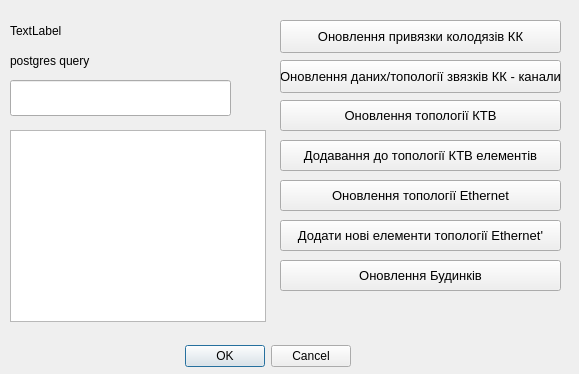
<?xml version="1.0" encoding="UTF-8"?>
<ui version="4.0">
 <class>pgConnectorDialogBase</class>
 <widget class="QDialog" name="pgConnectorDialogBase">
  <property name="geometry">
   <rect>
    <x>0</x>
    <y>0</y>
    <width>579</width>
    <height>374</height>
   </rect>
  </property>
  <property name="windowTitle">
   <string>pg connector</string>
  </property>
  <widget class="QDialogButtonBox" name="button_box">
   <property name="geometry">
    <rect>
     <x>160</x>
     <y>340</y>
     <width>191</width>
     <height>32</height>
    </rect>
   </property>
   <property name="orientation">
    <enum>Qt::Horizontal</enum>
   </property>
   <property name="standardButtons">
    <set>QDialogButtonBox::Cancel|QDialogButtonBox::Ok</set>
   </property>
  </widget>
  <widget class="QPushButton" name="cableChannelPitsDataUpdate">
   <property name="geometry">
    <rect>
     <x>280</x>
     <y>20</y>
     <width>281</width>
     <height>33</height>
    </rect>
   </property>
   <property name="font">
    <font>
     <pointsize>10</pointsize>
    </font>
   </property>
   <property name="text">
    <string>Оновлення привязки колодязів КК</string>
   </property>
  </widget>
  <widget class="QLabel" name="label">
   <property name="geometry">
    <rect>
     <x>10</x>
     <y>10</y>
     <width>171</width>
     <height>41</height>
    </rect>
   </property>
   <property name="text">
    <string>TextLabel</string>
   </property>
  </widget>
  <widget class="QLineEdit" name="lineEdit">
   <property name="geometry">
    <rect>
     <x>10</x>
     <y>80</y>
     <width>221</width>
     <height>36</height>
    </rect>
   </property>
  </widget>
  <widget class="QListWidget" name="listWidget">
   <property name="geometry">
    <rect>
     <x>10</x>
     <y>130</y>
     <width>256</width>
     <height>192</height>
    </rect>
   </property>
  </widget>
  <widget class="QPushButton" name="cableChannelChannelDataUpdate">
   <property name="geometry">
    <rect>
     <x>280</x>
     <y>60</y>
     <width>281</width>
     <height>33</height>
    </rect>
   </property>
   <property name="sizePolicy">
    <sizepolicy hsizetype="Minimum" vsizetype="Fixed">
     <horstretch>0</horstretch>
     <verstretch>0</verstretch>
    </sizepolicy>
   </property>
   <property name="font">
    <font>
     <pointsize>10</pointsize>
     <underline>false</underline>
     <strikeout>false</strikeout>
    </font>
   </property>
   <property name="contextMenuPolicy">
    <enum>Qt::DefaultContextMenu</enum>
   </property>
   <property name="acceptDrops">
    <bool>false</bool>
   </property>
   <property name="layoutDirection">
    <enum>Qt::LeftToRight</enum>
   </property>
   <property name="text">
    <string>Оновлення даних/топології звязків КК - канали</string>
   </property>
   <property name="autoDefault">
    <bool>true</bool>
   </property>
   <property name="flat">
    <bool>false</bool>
   </property>
  </widget>
  <widget class="QPushButton" name="ctvTopologyUpdate">
   <property name="geometry">
    <rect>
     <x>280</x>
     <y>100</y>
     <width>281</width>
     <height>31</height>
    </rect>
   </property>
   <property name="font">
    <font>
     <pointsize>10</pointsize>
    </font>
   </property>
   <property name="text">
    <string>Оновлення топології КТВ</string>
   </property>
  </widget>
  <widget class="QPushButton" name="ctvTopologyLoad">
   <property name="geometry">
    <rect>
     <x>280</x>
     <y>140</y>
     <width>281</width>
     <height>31</height>
    </rect>
   </property>
   <property name="font">
    <font>
     <pointsize>10</pointsize>
    </font>
   </property>
   <property name="text">
    <string>Додавання до топології КТВ елементів</string>
   </property>
  </widget>
  <widget class="QPushButton" name="etherTopologyUpdate">
   <property name="geometry">
    <rect>
     <x>280</x>
     <y>180</y>
     <width>281</width>
     <height>31</height>
    </rect>
   </property>
   <property name="font">
    <font>
     <pointsize>10</pointsize>
    </font>
   </property>
   <property name="text">
    <string>Оновлення топології Ethernet</string>
   </property>
  </widget>
  <widget class="QPushButton" name="ethernetTopologyLoad">
   <property name="geometry">
    <rect>
     <x>280</x>
     <y>220</y>
     <width>281</width>
     <height>31</height>
    </rect>
   </property>
   <property name="font">
    <font>
     <pointsize>10</pointsize>
    </font>
   </property>
   <property name="text">
    <string>Додати нові елементи топології Ethernet'</string>
   </property>
  </widget>
  <widget class="QLabel" name="label_2">
   <property name="geometry">
    <rect>
     <x>10</x>
     <y>40</y>
     <width>101</width>
     <height>41</height>
    </rect>
   </property>
   <property name="text">
    <string>postgres query</string>
   </property>
  </widget>
  <widget class="QPushButton" name="cityBuildingDataUpdate">
   <property name="geometry">
    <rect>
     <x>280</x>
     <y>260</y>
     <width>281</width>
     <height>31</height>
    </rect>
   </property>
   <property name="font">
    <font>
     <pointsize>10</pointsize>
    </font>
   </property>
   <property name="text">
    <string>Оновлення Будинків</string>
   </property>
  </widget>
 </widget>
 <resources/>
 <connections>
  <connection>
   <sender>button_box</sender>
   <signal>accepted()</signal>
   <receiver>pgConnectorDialogBase</receiver>
   <slot>accept()</slot>
   <hints>
    <hint type="sourcelabel">
     <x>20</x>
     <y>20</y>
    </hint>
    <hint type="destinationlabel">
     <x>20</x>
     <y>20</y>
    </hint>
   </hints>
  </connection>
  <connection>
   <sender>button_box</sender>
   <signal>rejected()</signal>
   <receiver>pgConnectorDialogBase</receiver>
   <slot>reject()</slot>
   <hints>
    <hint type="sourcelabel">
     <x>20</x>
     <y>20</y>
    </hint>
    <hint type="destinationlabel">
     <x>20</x>
     <y>20</y>
    </hint>
   </hints>
  </connection>
 </connections>
</ui>
